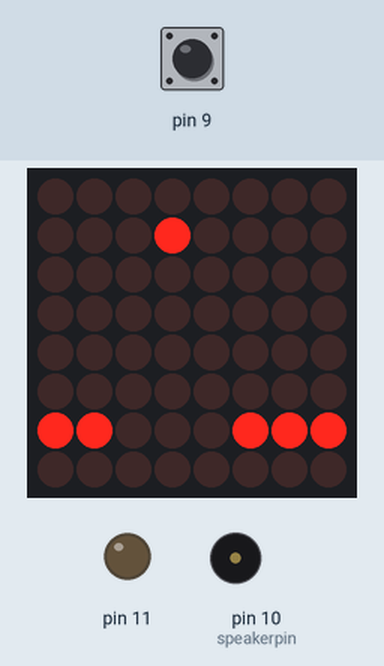
The sketch below on a simulated Arduino Uno, built with avr-gcc and run on an emulated ATmega328P. On the bench: 8×8 LED matrix, output pins drawn as LEDs (lit = HIGH), buzzer (waves = sounding). Inputs (shaded band) come from the test bench; at power-on: pin 9 HIGH.

Above: at 1.2 s.
1.3 s: pin 9 pulled LOW for 0.15 s
At 2.6 s:
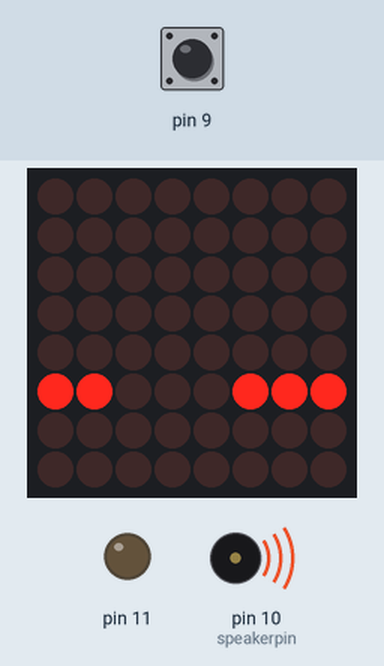
3.0 s: pin 9 pulled LOW for 1 s
At 4.9 s:
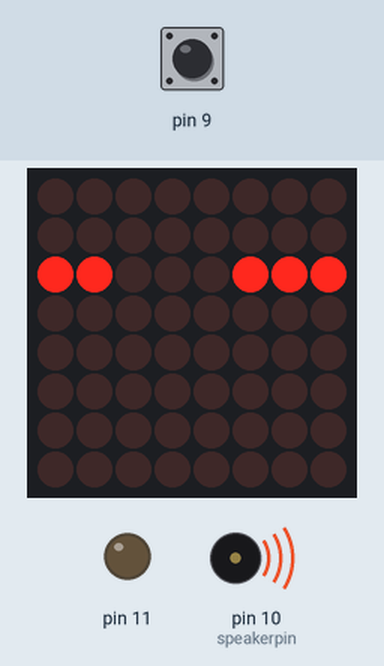
5.5 s: pin 9 pulsed LOW 5 times (0.12 s each, 0.3 s apart)
At 6.4 s:
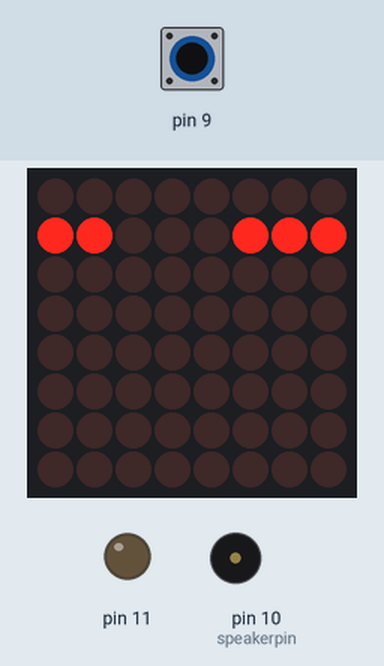
8.5 s: pin 9 pulled LOW for 3.2 s
At 8.66 s:
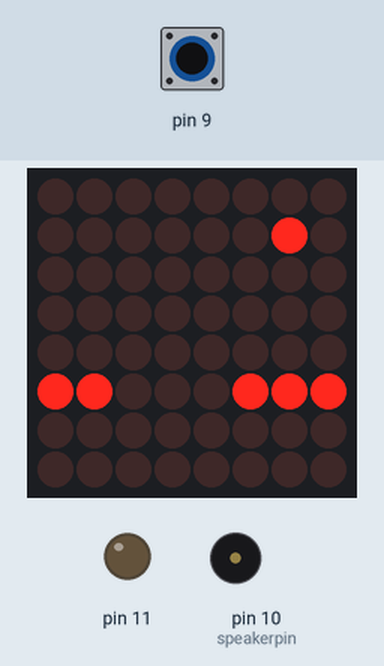
Timing chart, 0 to 14.2 s (numbered marks = the images above; inputs shaded):
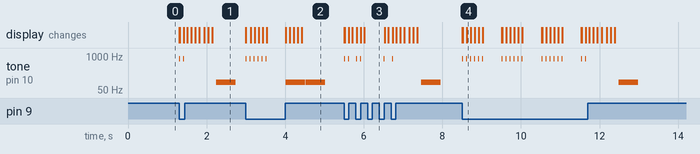

The sketch:

FlappybirDT.ino
```cpp
/*
 This game has been built around an early version of
 "JumpGame" by pixel :)
 a lot of stuff has been added here that hasn't been added there.. wow xD
 my code: 98%
 pixels code: 1%
 ijhack's code: 1% xD

  * How to use:
  *
  * what you need:
  * an ijduino!
  *
  * optional:
  * a speaker
  *
  * if you want to play this, just put it on your ijduino.
  * to use the speaker, plug it into digital pin 10 (behind your button)
  * and plug the other side into a GROUND pin.
  *
  * havr fun!

*/

#include "LedControl.h"
LedControl lc = LedControl(20, 5, 21, 1);
bool deadtone = true;
int wallx = 7;
int speakerpin = 10;
int ldfixy;
bool boot = true;
bool jumping;
bool atwall = false;
bool atplayer = false;
bool dead = true;
int startx = 1;
int starty = 4;
int cury ;
int curx;
int score;
int diff = 250;

byte homes[8] = {B00000010,
                               B00000010,
                               B00000010,
                               B00000000,
                               B01000000,
                               B00000000,
                               B00000010,
                               B00000010
                              };

bool firstroll = true;

void setup() {
  lc.shutdown(0, false);
  lc.clearDisplay(0);
  pinMode(11, OUTPUT);
  digitalWrite(11, LOW);
  pinMode(9, INPUT_PULLUP);
  score = 0;
}

int buttonState = HIGH;

void loop() {
  if (boot) {
    render(homes);
    boot = false;
  }
  int reader = digitalRead(9);
  if (!dead) {
    if (reader != buttonState) {
      buttonState = buttonState;
      jumping = jump();
    }
    if (jumping){
      tone(speakerpin, 300, 15);
      tone(speakerpin, 800, 15);
    }
    if (!jumping) {
      fall();
    }
    wall();
    jumping = false;
    fixplayer;
    dead = isdead();
  }
  if (dead) {
    if(!deadtone){
    deadtones();
    }
    cury = starty;
    wallx = 7;
    if (reader != buttonState) {
      lc.clearDisplay(0);
      buttonState = buttonState;
      spawn();
      dead = false;
      score = 0;
      deadtone = false;
      return;
    }
  }
  difficulty();
}

bool isdead() {
  if (wallx <= 1) {
    if (cury <= 1) {
      delay(400);
      return true;
    }
    if (cury >= 5) {
      delay(400);
      return true;

    }
    else {
      score = score + 1;
      return false;
    }
  }
  if (cury < 0){
return true;
  }
  return false;
}

// Moving code to one script


void wall() {
  lc.setLed(0, wallx, 0, LOW);
  lc.setLed(0, wallx, 1, LOW);
  lc.setLed(0, wallx, 5, LOW);
  lc.setLed(0, wallx, 6, LOW);
  lc.setLed(0, wallx, 7, LOW);
  if (wallx > 0) {
    wallx = wallx - 1;
  }
  if (wallx <= 0) {
    lc.setLed(0, wallx, 0, HIGH);
    lc.setLed(0, wallx, 1, HIGH);
    lc.setLed(0, wallx, 5, HIGH);
    lc.setLed(0, wallx, 6, HIGH);
    lc.setLed(0, wallx, 7, HIGH);
    delay(25);
    wallx = 7 ;
    lc.setLed(0, 0, 0, LOW);
    lc.setLed(0, 0, 1, LOW);
    lc.setLed(0, 0, 5, LOW);
    lc.setLed(0, 0, 6, LOW);
    lc.setLed(0, 0, 7, LOW);

  }
  lc.setLed(0, wallx, 0, HIGH);
  lc.setLed(0, wallx, 1, HIGH);
  lc.setLed(0, wallx, 5, HIGH);
  lc.setLed(0, wallx, 6, HIGH);
  lc.setLed(0, wallx, 7, HIGH);

  delay(diff);
}

bool jump() {
  if (cury < 7) {
    lc.setLed(0, curx, cury, LOW);
    cury = cury + 1;
    lc.setLed(0, curx, cury, HIGH);
  }
  return true;
}

void fall() {
  if (cury > 0 - 1 ) {
    lc.setLed(0, curx, cury, LOW);
    cury = cury - 1;
    lc.setLed(0, curx, cury, HIGH);
  }
}

void spawn() {
  lc.setLed(0, startx, starty, HIGH);
  cury = starty;
  curx = startx;
}

void fixplayer() {
  lc.setLed(0, curx, cury, LOW);
  lc.setLed(0, curx, cury, HIGH);
}

int playery() {
  return cury;
}

void difficulty(){
  if (score == 0) {
    diff = 100;
  }
  if (score == 5) {
    diff = 70;
  }
  if (score == 10) {
    diff = 50;
  }
  if (score == 15) {
    diff = 45;
  }
    if (score == 20) {
    diff = 40;
  }
      if (score == 25) {
    diff = 35;
  }
      if (score == 30) {
    diff = 30;
  }
      if (score == 35) {
    diff = 25;
  }
      if (score == 40) {
    diff = 20;
  }
}

int deadtones(){
    tone(speakerpin, 100, 500);
    deadtone = true;
}
```

renderer.ino
```cpp
/*
  I know IJhack has already made a render code, but its
  always nice to make your own.
  its easier to understand for new programmers

  Pros: Easier to understand, you can use normal byte instead of const byte and PROGMEM
  cons: More code, uses more space.
*/

void render(byte* frame){
  lc.setColumn(0,7,frame[0]);
  lc.setColumn(0,6,frame[1]);
  lc.setColumn(0,5,frame[2]);
  lc.setColumn(0,4,frame[3]);
  lc.setColumn(0,3,frame[4]);
  lc.setColumn(0,2,frame[5]);
  lc.setColumn(0,1,frame[6]);
  lc.setColumn(0,0,frame[7]);
}
```

Measured:
- after the input at 1.3 s, tone on pin 10 (speakerpin): plays 800 Hz for 0.02 s, 800 Hz for 0.02 s, 100 Hz for 0.50 s, starting at once; the display: first changes at once (image 1 shows a later state)
- after the input at 3.0 s, tone on pin 10 (speakerpin): plays 800 Hz for 0.02 s, 800 Hz for 0.02 s, 800 Hz for 0.02 s, 800 Hz for 0.02 s, 800 Hz for 0.02 s, 800 Hz for 0.02 s … (8 notes in this stretch), starting at once; the display: first changes at once (image 2 shows a later state)
- after the input at 5.5 s, tone on pin 10 (speakerpin): plays 800 Hz for 0.02 s, 800 Hz for 0.02 s, 800 Hz for 0.02 s, 800 Hz for 0.02 s, 800 Hz for 0.02 s, 800 Hz for 0.02 s … (7 notes in this stretch), starting at once; the display: first changes at once (image 3 shows a later state)
- after the input at 8.5 s, tone on pin 10 (speakerpin): plays 800 Hz for 0.02 s, 800 Hz for 0.02 s, 800 Hz for 0.02 s, 800 Hz for 0.02 s, 800 Hz for 0.02 s, 800 Hz for 0.02 s … (21 notes in this stretch), starting at once; the display: first changes at once (image 4 shows a later state)
